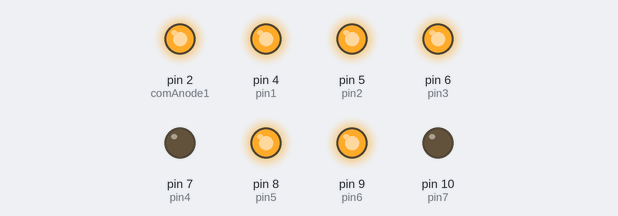
Simulated run of this sketch. Board: Arduino Uno, built with avr-gcc and run on an emulated ATmega328P. Shown: output pins drawn as LEDs (lit = HIGH).

Above: at 0.5 s.
At 2.5 s:
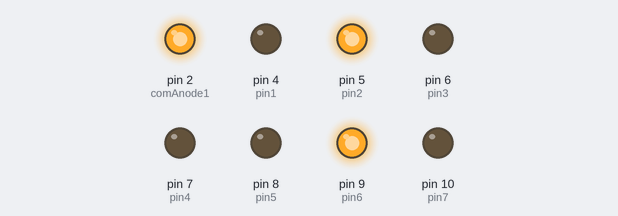
At 3.5 s:
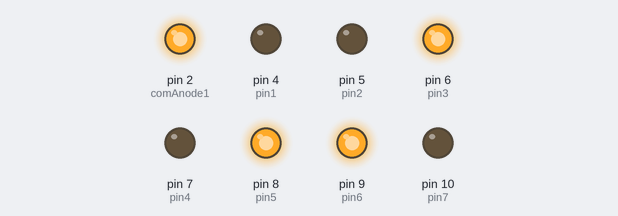
At 5.5 s:
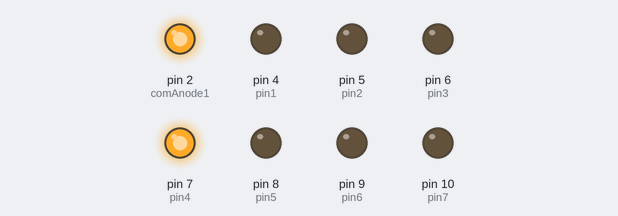
At 8.5 s:
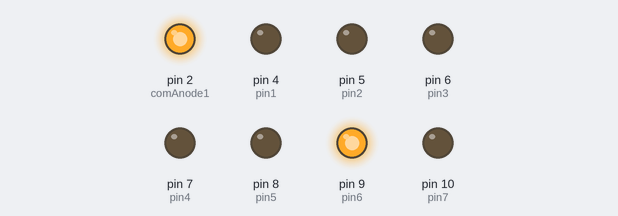
At 11.5 s:
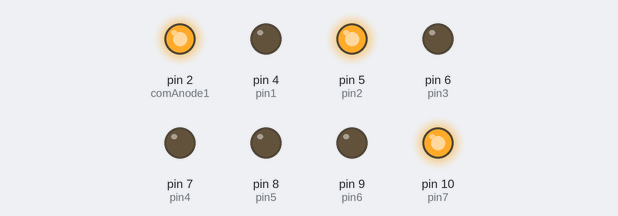
Timing chart, 0 to 13.0 s (numbered marks = the images above):
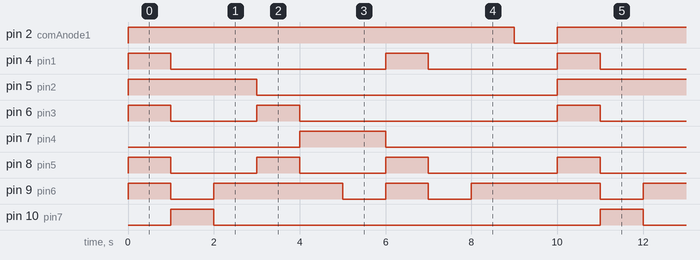

Measured:
- by itself, pin 2 (comAnode1): alternates HIGH for 9.0 s and LOW for 1.0 s
- by itself, pin 4 (pin1): repeats every 10.0 s: LOW 5.0 s, HIGH 1.0 s, LOW 3.0 s, HIGH 1.0 s
- by itself, pin 5 (pin2): alternates HIGH for 3.0 s and LOW for 7.0 s
- by itself, pin 6 (pin3): repeats every 10.0 s: LOW 2.0 s, HIGH 1.0 s, LOW 6.0 s, HIGH 1.0 s
- by itself, pin 7 (pin4): alternates HIGH for 2.0 s and LOW for 8.0 s
- by itself, pin 8 (pin5): repeats every 10.0 s: 2 × (LOW 2.0 s, HIGH 1.0 s), LOW 3.0 s, HIGH 1.0 s
- by itself, pin 9 (pin6): repeats every 10.0 s: LOW 1.0 s, HIGH 3.0 s, LOW 1.0 s, HIGH 1.0 s, LOW 1.0 s, HIGH 3.0 s
- by itself, pin 10 (pin7): alternates HIGH for 1.0 s and LOW for 9.0 s

The sketch:

7segment-twoDigits-display.ino
```cpp
#define comAnode1 2
#define comAnode2 3
#define pin1 4
#define pin2 5
#define pin3 6
#define pin4 7
#define pin5 8
#define pin6 9
#define pin7 10

void digit1(){
  //DISPLAY DIGIT 1
  digitalWrite(comAnode1, HIGH);
  digitalWrite(pin4, LOW);
  digitalWrite(pin7, LOW);

  digitalWrite(pin1, HIGH);
  digitalWrite(pin2, HIGH);
  digitalWrite(pin3, HIGH);
  digitalWrite(pin5, HIGH);
  digitalWrite(pin6, HIGH);

}

void digit2(){
  digitalWrite(comAnode1, HIGH);
  digitalWrite(pin3, LOW);
  digitalWrite(pin4, LOW);
  digitalWrite(pin1, LOW);
  digitalWrite(pin6, LOW);
  digitalWrite(pin5, LOW);

  digitalWrite(pin7, HIGH);
  digitalWrite(pin2, HIGH);

}


void digit3(){
  digitalWrite(comAnode1, HIGH);
  digitalWrite(pin3, LOW);
  digitalWrite(pin4, LOW);
  digitalWrite(pin1, LOW);
  digitalWrite(pin5, LOW);
  digitalWrite(pin7, LOW);

  digitalWrite(pin2, HIGH);
  digitalWrite(pin6, HIGH);

}

void digit4(){
  digitalWrite(comAnode1, HIGH);
  digitalWrite(pin2, LOW);
  digitalWrite(pin1, LOW);
  digitalWrite(pin4, LOW);
  digitalWrite(pin7, LOW);

  digitalWrite(pin3, HIGH);
  digitalWrite(pin5, HIGH);
  digitalWrite(pin6, HIGH);

}


void digit5(){
  digitalWrite(comAnode1, HIGH);
  digitalWrite(pin3, LOW);
  digitalWrite(pin2, LOW);
  digitalWrite(pin1, LOW);
  digitalWrite(pin7, LOW);
  digitalWrite(pin5, LOW);

  digitalWrite(pin4, HIGH);
  digitalWrite(pin6, HIGH);

}

void digit6(){
  digitalWrite(comAnode1, HIGH);
  digitalWrite(pin3, LOW);
  digitalWrite(pin2, LOW);
  digitalWrite(pin1, LOW);
  digitalWrite(pin7, LOW);
  digitalWrite(pin5, LOW);
  digitalWrite(pin6, LOW);

  digitalWrite(pin4, HIGH);

}

void digit7(){
  digitalWrite(comAnode1, HIGH);
  digitalWrite(pin2, LOW);
  digitalWrite(pin3, LOW);
  digitalWrite(pin4, LOW);
  digitalWrite(pin7, LOW);

  digitalWrite(pin1, HIGH);
  digitalWrite(pin6, HIGH);
  digitalWrite(pin5, HIGH);

}

void digit8(){
  digitalWrite(comAnode1, HIGH);
  digitalWrite(pin2, LOW);
  digitalWrite(pin3, LOW);
  digitalWrite(pin4, LOW);
  digitalWrite(pin7, LOW);
  digitalWrite(pin1, LOW);
  digitalWrite(pin6, LOW);
  digitalWrite(pin5, LOW);

}


void digit9(){
  digitalWrite(comAnode1, HIGH);
  digitalWrite(pin2, LOW);
  digitalWrite(pin3, LOW);
  digitalWrite(pin4, LOW);
  digitalWrite(pin7, LOW);
  digitalWrite(pin1, LOW);
  digitalWrite(pin5, LOW);

  digitalWrite(pin6, HIGH);


}


void setup() {
  // put your setup code here, to run once:
  pinMode(comAnode1, OUTPUT);
  int i = 4;
  for(i; i < 11; i++){
    pinMode(i, OUTPUT);
  }

}

void loop() {
  // put your main code here, to run repeatedly:
  digit1();
  delay(1000);
  digit2();
  delay(1000);
  digit3();
  delay(1000);
  digit4();
  delay(1000);
  digit5();
  delay(1000);
  digit6();
  delay(1000);
  digit7();
  delay(1000);
  digit8();
  delay(1000);
  digit9();
  delay(1000);
  digitalWrite(comAnode1, LOW);
  delay(1000);

}
```
